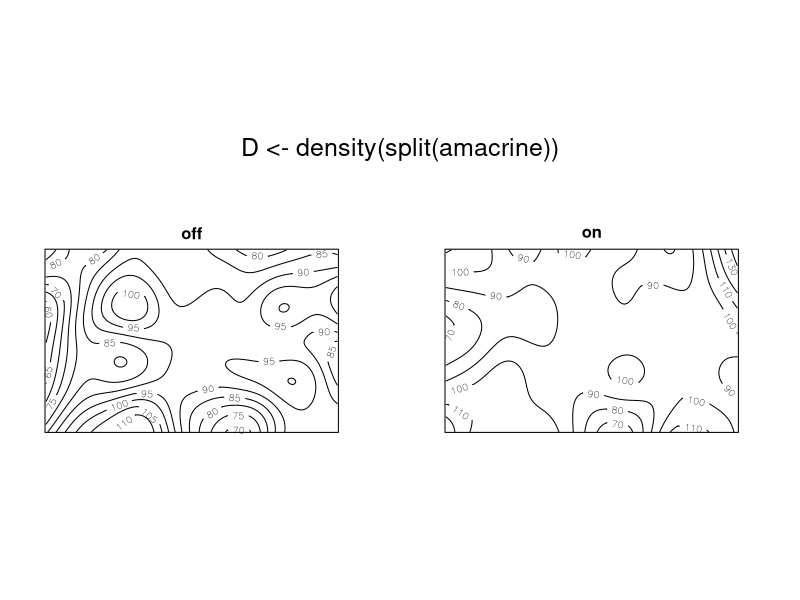

This chart was generated by the following R code:
library(spatstat)


### Name: contour.imlist
### Title: Array of Contour Plots
### Aliases: contour.imlist contour.listof
### Keywords: spatial hplot

### ** Examples

# Multitype point pattern
 contour(D <- density(split(amacrine)))
